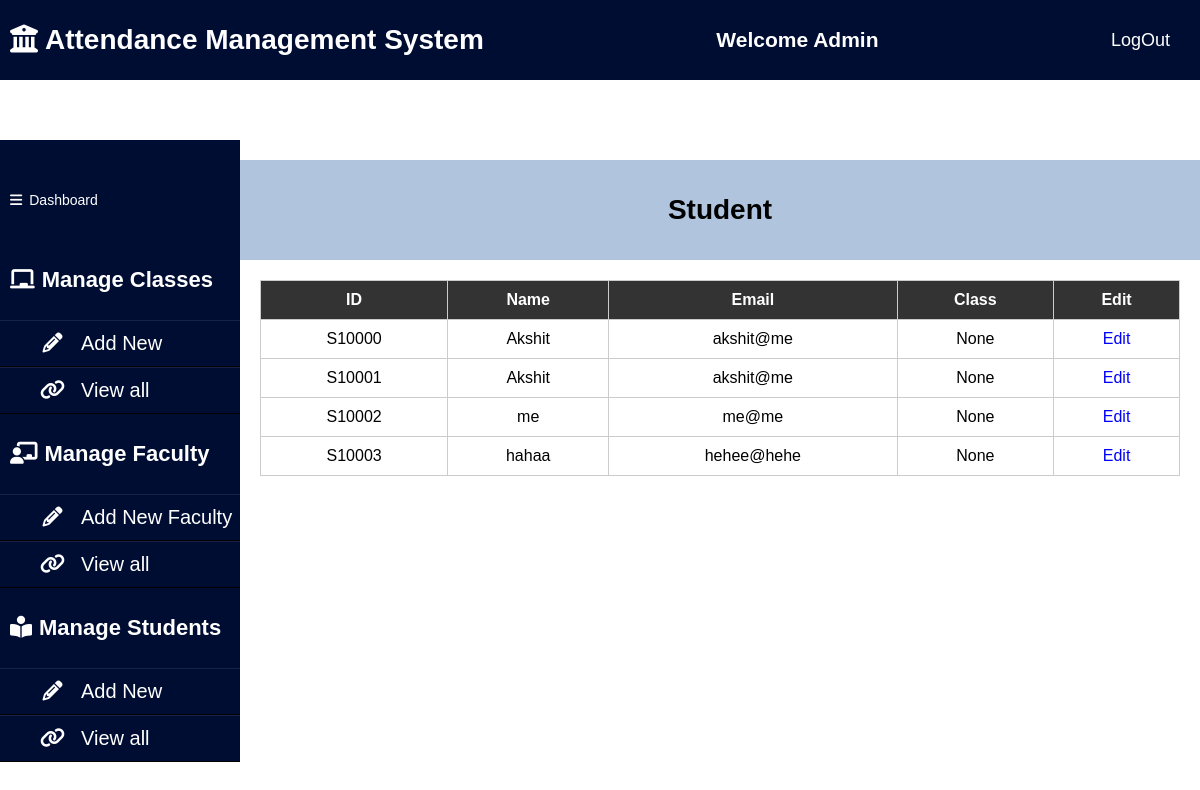
Before: /viewstudent (signed in) with the older database file.
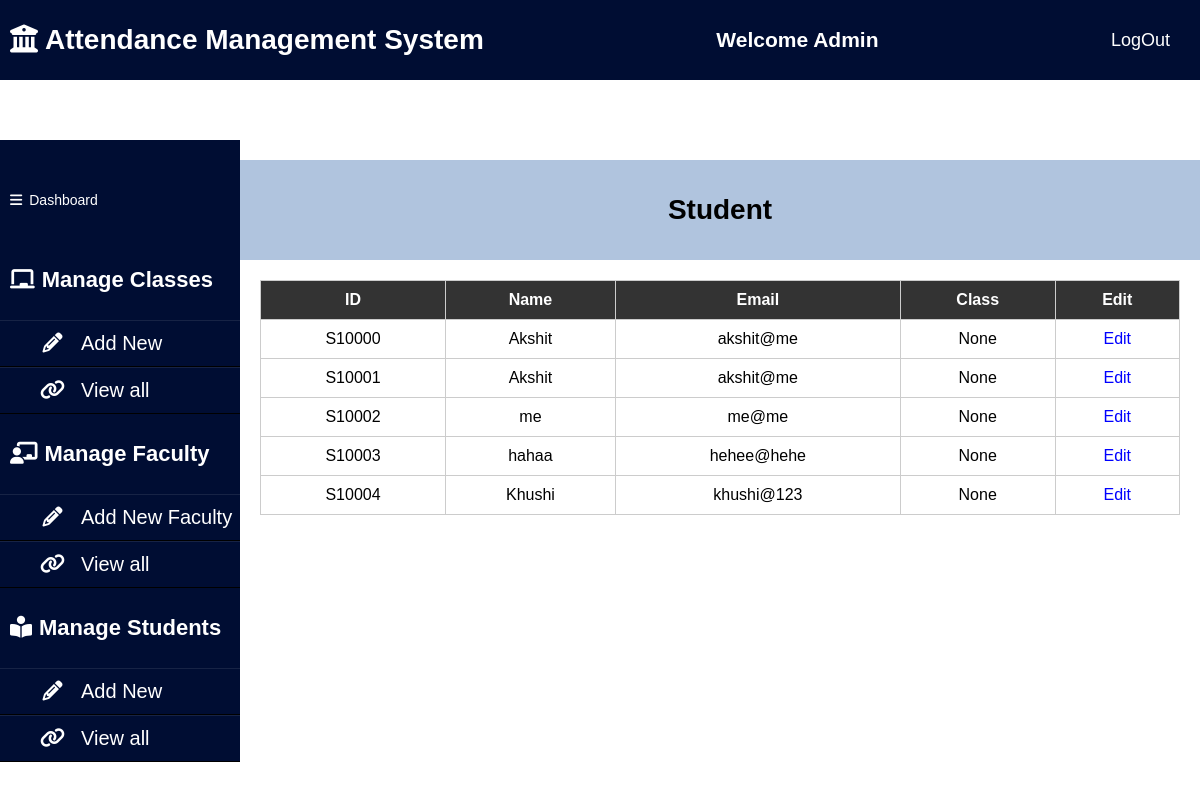
After: the same page with the newer database file.
### AMS_APP/models.py (models this page shows, shortened)
class Student(models.Model):
    student_id=models.CharField(max_length=15)
    student_name=models.CharField(max_length=30)
    email_id=models.CharField(max_length=30)
    password=models.CharField(max_length=30)
    class1=models.CharField(max_length=20,default='')
    class1_att=models.CharField(max_length=100,default='')
    class2=models.CharField(max_length=20,default='')
    class2_att=models.CharField(max_length=100,default='')
    class3=models.CharField(max_length=20,default='')
    class3_att=models.CharField(max_length=100,default='')
    class4=models.CharField(max_length=20,default='')
    class4_att=models.CharField(max_length=100,default='')
    class5=models.CharField(max_length=20,default='')
    class5_att=models.CharField(max_length=100,default='')
    class6=models.CharField(max_length=20,default='')
    class6_att=models.CharField(max_length=100,default='')
    class7=models.CharField(max_length=20,default='')
    class7_att=models.CharField(max_length=100,default='')
    class8=models.CharField(max_length=20,default='')
    class8_att=models.CharField(max_length=100,default='')

### AMS_APP/views.py (the view)
# urls.py: path('viewstudent', views.viewstudent, name='viewstudent'),
def viewstudent(request):
    if request.user.is_anonymous:
        return redirect("/")
    student_list=(Student.objects.all())
    return render(request, 'viewstudent.html',
                  {'student_list':student_list})

### template/viewstudent.html (shortened to what this page needs)
{% load static %}
<!DOCTYPE html>
<html lang="en">
<head>
    <link rel="stylesheet" href="https://cdnjs.cloudflare.com/ajax/libs/font-awesome/6.4.0/css/all.min.css">
    <link rel="stylesheet" type="text/css" href="{% static 'css/admindashboard.css'%}">
</head>
<body>
    <header>
        <h1><i class="fas fa-university"></i>Attendance Management System</h1>
        <h2>Welcome Admin</h2>
        <a href="/logoutuser" class="btn">LogOut</a>
    </header>
    <aside>
        <header>
            <div>
                <i class="fas fa-bars"></i>Dashboard
            </div>
        </header>
        <ul>
            <li><h4><i class="fas fa-chalkboard"></i>Manage Classes</h4></li>
            <ul>
                <li><a href="/courseadd"><i class="fa fa-pencil fa-fw"></i>Add New</a></li>
                <li><a href="/viewclass"><i class="fa fa-link"></i>View all</a></li>
            </ul>
        </ul>
        <ul>
            <li><h4><i class="fas fa-chalkboard-teacher"></i>Manage Faculty</h4></li>
            <ul>
                <li><a href="/teacher"><i class="fa fa-pencil fa-fw"></i>Add New Faculty</a></li>
                <li><a href="/viewfaculty"><i class="fa fa-link"></i>View all</a></li>
            </ul>
        </ul>
        <ul>
            <li><h4><i class="fas fa-book-reader" aria-hidden="true"></i>Manage Students</h4></li>
            <ul>
                <li><a href="/addnewstudent"><i class="fa fa-pencil fa-fw"></i>Add New</a></li>
                <li><a href="/viewstudent"><i class="fa fa-link"></i>View all</a></li>
            </ul>
        </ul>
    </aside>
    <div class="content-container">
        <header id="topic">
            <h1>Student</h1>
        </header>
        <main>
            <table id="student-table">
                <thead>
                    <tr>
                        <th>ID</th>
                        <th>Name</th>
                        <th>Email</th>
                        <th>Class</th>
                        <th>Edit</th>
                    </tr>
                </thead>
                <tbody>
                    {% for q in student_list %}
						  <tr>
							<td>{{q.student_id}}</td>
							<td>{{q.student_name}}</td>
							<td>{{q.email_id}}</td>
                            <td>None</td>
							<td><a href="/student_mgmt/?student_id={{ q.student_id }}">Edit</a></td>
						  </tr>
						  {% endfor %}
                </tbody>
            </table>
        </main>
    </div>
</body>
</html>

Changed rows visible on the page:
added Student: student_id "S10004", student_name "Khushi", email_id "khushi@123"
